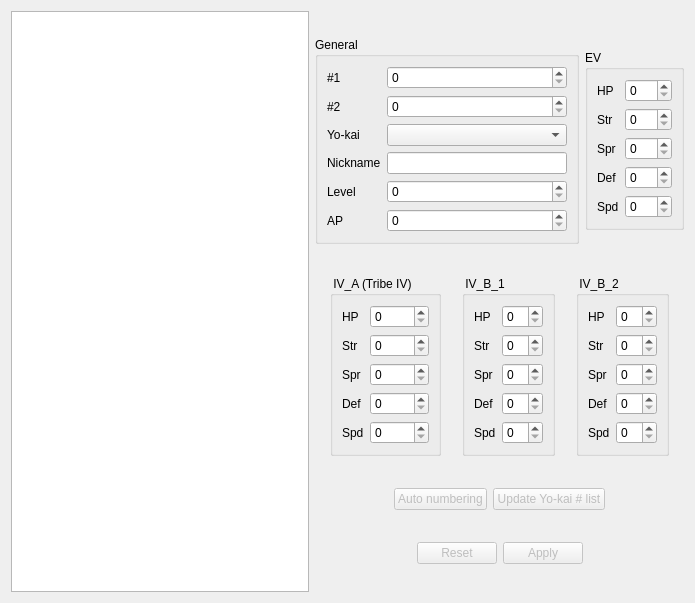
<?xml version="1.0" encoding="UTF-8"?>
<ui version="4.0">
 <class>YoukaiTab</class>
 <widget class="QWidget" name="YoukaiTab">
  <property name="geometry">
   <rect>
    <x>0</x>
    <y>0</y>
    <width>695</width>
    <height>603</height>
   </rect>
  </property>
  <property name="windowTitle">
   <string notr="true">Form</string>
  </property>
  <layout class="QHBoxLayout" name="horizontalLayout_5">
   <item>
    <widget class="QListWidget" name="listWidget">
     <property name="minimumSize">
      <size>
       <width>200</width>
       <height>0</height>
      </size>
     </property>
    </widget>
   </item>
   <item>
    <layout class="QVBoxLayout" name="verticalLayout">
     <item>
      <layout class="QHBoxLayout" name="horizontalLayout_2">
       <item>
        <widget class="QGroupBox" name="groupBox_4">
         <property name="title">
          <string>General</string>
         </property>
         <layout class="QHBoxLayout" name="horizontalLayout_4">
          <item>
           <layout class="QFormLayout" name="formLayout">
            <item row="4" column="0">
             <widget class="QLabel" name="label_3">
              <property name="text">
               <string>Yo-kai</string>
              </property>
             </widget>
            </item>
            <item row="4" column="1">
             <widget class="QComboBox" name="youkaiCB">
              <property name="minimumSize">
               <size>
                <width>180</width>
                <height>0</height>
               </size>
              </property>
             </widget>
            </item>
            <item row="6" column="0">
             <widget class="QLabel" name="label_4">
              <property name="text">
               <string>Nickname</string>
              </property>
             </widget>
            </item>
            <item row="6" column="1">
             <widget class="QLineEdit" name="nicknameEdit">
              <property name="minimumSize">
               <size>
                <width>170</width>
                <height>0</height>
               </size>
              </property>
             </widget>
            </item>
            <item row="7" column="0">
             <widget class="QLabel" name="label_7">
              <property name="text">
               <string>Level</string>
              </property>
             </widget>
            </item>
            <item row="7" column="1">
             <widget class="QSpinBox" name="levelSB">
              <property name="minimum">
               <number>0</number>
              </property>
              <property name="maximum">
               <number>255</number>
              </property>
             </widget>
            </item>
            <item row="8" column="0">
             <widget class="QLabel" name="label_10">
              <property name="text">
               <string extracomment="AP stands for &quot;attitude point&quot;">AP</string>
              </property>
             </widget>
            </item>
            <item row="8" column="1">
             <widget class="QSpinBox" name="evSB">
              <property name="maximum">
               <number>300</number>
              </property>
             </widget>
            </item>
            <item row="2" column="0">
             <widget class="QLabel" name="label">
              <property name="text">
               <string>#1</string>
              </property>
             </widget>
            </item>
            <item row="2" column="1">
             <widget class="QSpinBox" name="num1SB">
              <property name="maximum">
               <number>65535</number>
              </property>
             </widget>
            </item>
            <item row="3" column="0">
             <widget class="QLabel" name="label_2">
              <property name="text">
               <string>#2</string>
              </property>
             </widget>
            </item>
            <item row="3" column="1">
             <widget class="QSpinBox" name="num2SB">
              <property name="maximum">
               <number>65535</number>
              </property>
             </widget>
            </item>
           </layout>
          </item>
         </layout>
        </widget>
       </item>
       <item>
        <widget class="QGroupBox" name="groupBox_5">
         <property name="sizePolicy">
          <sizepolicy hsizetype="Fixed" vsizetype="Fixed">
           <horstretch>0</horstretch>
           <verstretch>0</verstretch>
          </sizepolicy>
         </property>
         <property name="title">
          <string>EV</string>
         </property>
         <layout class="QVBoxLayout" name="verticalLayout_9">
          <item>
           <layout class="QFormLayout" name="formLayout_4">
            <item row="0" column="0">
             <widget class="QLabel" name="label_22">
              <property name="text">
               <string>HP</string>
              </property>
             </widget>
            </item>
            <item row="0" column="1">
             <widget class="QSpinBox" name="EV_HPSB">
              <property name="maximum">
               <number>127</number>
              </property>
             </widget>
            </item>
            <item row="1" column="0">
             <widget class="QLabel" name="label_23">
              <property name="text">
               <string>Str</string>
              </property>
             </widget>
            </item>
            <item row="1" column="1">
             <widget class="QSpinBox" name="EV_StrSB">
              <property name="maximum">
               <number>127</number>
              </property>
             </widget>
            </item>
            <item row="2" column="0">
             <widget class="QLabel" name="label_24">
              <property name="text">
               <string>Spr</string>
              </property>
             </widget>
            </item>
            <item row="2" column="1">
             <widget class="QSpinBox" name="EV_SprSB">
              <property name="maximum">
               <number>127</number>
              </property>
             </widget>
            </item>
            <item row="3" column="0">
             <widget class="QLabel" name="label_25">
              <property name="text">
               <string>Def</string>
              </property>
             </widget>
            </item>
            <item row="3" column="1">
             <widget class="QSpinBox" name="EV_DefSB">
              <property name="maximum">
               <number>127</number>
              </property>
             </widget>
            </item>
            <item row="4" column="0">
             <widget class="QLabel" name="label_26">
              <property name="text">
               <string>Spd</string>
              </property>
             </widget>
            </item>
            <item row="4" column="1">
             <widget class="QSpinBox" name="EV_SpdSB">
              <property name="maximum">
               <number>127</number>
              </property>
             </widget>
            </item>
           </layout>
          </item>
         </layout>
        </widget>
       </item>
      </layout>
     </item>
     <item>
      <layout class="QHBoxLayout" name="horizontalLayout">
       <item>
        <widget class="QGroupBox" name="groupBox">
         <property name="sizePolicy">
          <sizepolicy hsizetype="Fixed" vsizetype="Fixed">
           <horstretch>0</horstretch>
           <verstretch>0</verstretch>
          </sizepolicy>
         </property>
         <property name="title">
          <string> IV_A (Tribe IV)</string>
         </property>
         <layout class="QVBoxLayout" name="verticalLayout_6">
          <item>
           <layout class="QFormLayout" name="formLayout_2">
            <item row="0" column="0">
             <widget class="QLabel" name="label_5">
              <property name="text">
               <string>HP</string>
              </property>
             </widget>
            </item>
            <item row="0" column="1">
             <widget class="QSpinBox" name="IVA_HPSB">
              <property name="maximum">
               <number>127</number>
              </property>
             </widget>
            </item>
            <item row="1" column="0">
             <widget class="QLabel" name="label_6">
              <property name="text">
               <string>Str</string>
              </property>
             </widget>
            </item>
            <item row="1" column="1">
             <widget class="QSpinBox" name="IVA_StrSB">
              <property name="maximum">
               <number>127</number>
              </property>
             </widget>
            </item>
            <item row="2" column="0">
             <widget class="QLabel" name="label_8">
              <property name="text">
               <string>Spr</string>
              </property>
             </widget>
            </item>
            <item row="2" column="1">
             <widget class="QSpinBox" name="IVA_SprSB">
              <property name="maximum">
               <number>127</number>
              </property>
             </widget>
            </item>
            <item row="3" column="0">
             <widget class="QLabel" name="label_9">
              <property name="text">
               <string>Def</string>
              </property>
             </widget>
            </item>
            <item row="3" column="1">
             <widget class="QSpinBox" name="IVA_DefSB">
              <property name="maximum">
               <number>127</number>
              </property>
             </widget>
            </item>
            <item row="4" column="0">
             <widget class="QLabel" name="label_11">
              <property name="text">
               <string>Spd</string>
              </property>
             </widget>
            </item>
            <item row="4" column="1">
             <widget class="QSpinBox" name="IVA_SpdSB">
              <property name="maximum">
               <number>127</number>
              </property>
             </widget>
            </item>
           </layout>
          </item>
         </layout>
        </widget>
       </item>
       <item>
        <widget class="QGroupBox" name="groupBox_2">
         <property name="sizePolicy">
          <sizepolicy hsizetype="Fixed" vsizetype="Fixed">
           <horstretch>0</horstretch>
           <verstretch>0</verstretch>
          </sizepolicy>
         </property>
         <property name="title">
          <string> IV_B_1</string>
         </property>
         <layout class="QVBoxLayout" name="verticalLayout_7">
          <item>
           <layout class="QFormLayout" name="formLayout_3">
            <item row="0" column="0">
             <widget class="QLabel" name="label_12">
              <property name="text">
               <string>HP</string>
              </property>
             </widget>
            </item>
            <item row="0" column="1">
             <widget class="QSpinBox" name="IVB1_HPSB">
              <property name="maximum">
               <number>15</number>
              </property>
             </widget>
            </item>
            <item row="1" column="0">
             <widget class="QLabel" name="label_13">
              <property name="text">
               <string>Str</string>
              </property>
             </widget>
            </item>
            <item row="1" column="1">
             <widget class="QSpinBox" name="IVB1_StrSB">
              <property name="maximum">
               <number>15</number>
              </property>
             </widget>
            </item>
            <item row="2" column="0">
             <widget class="QLabel" name="label_14">
              <property name="text">
               <string>Spr</string>
              </property>
             </widget>
            </item>
            <item row="2" column="1">
             <widget class="QSpinBox" name="IVB1_SprSB">
              <property name="maximum">
               <number>15</number>
              </property>
             </widget>
            </item>
            <item row="3" column="0">
             <widget class="QLabel" name="label_15">
              <property name="text">
               <string>Def</string>
              </property>
             </widget>
            </item>
            <item row="3" column="1">
             <widget class="QSpinBox" name="IVB1_DefSB">
              <property name="maximum">
               <number>15</number>
              </property>
             </widget>
            </item>
            <item row="4" column="0">
             <widget class="QLabel" name="label_16">
              <property name="text">
               <string>Spd</string>
              </property>
             </widget>
            </item>
            <item row="4" column="1">
             <widget class="QSpinBox" name="IVB1_SpdSB">
              <property name="maximum">
               <number>15</number>
              </property>
             </widget>
            </item>
           </layout>
          </item>
         </layout>
        </widget>
       </item>
       <item>
        <widget class="QGroupBox" name="groupBox_3">
         <property name="sizePolicy">
          <sizepolicy hsizetype="Fixed" vsizetype="Fixed">
           <horstretch>0</horstretch>
           <verstretch>0</verstretch>
          </sizepolicy>
         </property>
         <property name="title">
          <string> IV_B_2</string>
         </property>
         <layout class="QVBoxLayout" name="verticalLayout_8">
          <item>
           <layout class="QFormLayout" name="formLayout_5">
            <item row="0" column="0">
             <widget class="QLabel" name="label_17">
              <property name="text">
               <string>HP</string>
              </property>
             </widget>
            </item>
            <item row="0" column="1">
             <widget class="QSpinBox" name="IVB2_HPSB">
              <property name="maximum">
               <number>15</number>
              </property>
             </widget>
            </item>
            <item row="1" column="0">
             <widget class="QLabel" name="label_18">
              <property name="text">
               <string>Str</string>
              </property>
             </widget>
            </item>
            <item row="1" column="1">
             <widget class="QSpinBox" name="IVB2_StrSB">
              <property name="maximum">
               <number>15</number>
              </property>
             </widget>
            </item>
            <item row="2" column="0">
             <widget class="QLabel" name="label_19">
              <property name="text">
               <string>Spr</string>
              </property>
             </widget>
            </item>
            <item row="2" column="1">
             <widget class="QSpinBox" name="IVB2_SprSB">
              <property name="maximum">
               <number>15</number>
              </property>
             </widget>
            </item>
            <item row="3" column="0">
             <widget class="QLabel" name="label_20">
              <property name="text">
               <string>Def</string>
              </property>
             </widget>
            </item>
            <item row="3" column="1">
             <widget class="QSpinBox" name="IVB2_DefSB">
              <property name="maximum">
               <number>15</number>
              </property>
             </widget>
            </item>
            <item row="4" column="0">
             <widget class="QLabel" name="label_21">
              <property name="text">
               <string>Spd</string>
              </property>
             </widget>
            </item>
            <item row="4" column="1">
             <widget class="QSpinBox" name="IVB2_SpdSB">
              <property name="maximum">
               <number>15</number>
              </property>
             </widget>
            </item>
           </layout>
          </item>
         </layout>
        </widget>
       </item>
      </layout>
     </item>
     <item>
      <layout class="QHBoxLayout" name="horizontalLayout_8">
       <item>
        <spacer name="horizontalSpacer_3">
         <property name="orientation">
          <enum>Qt::Horizontal</enum>
         </property>
         <property name="sizeHint" stdset="0">
          <size>
           <width>40</width>
           <height>20</height>
          </size>
         </property>
        </spacer>
       </item>
       <item>
        <widget class="QPushButton" name="autoNumberingButton">
         <property name="enabled">
          <bool>false</bool>
         </property>
         <property name="text">
          <string>Auto numbering</string>
         </property>
        </widget>
       </item>
       <item>
        <widget class="QPushButton" name="youkaiNumApplyB">
         <property name="enabled">
          <bool>false</bool>
         </property>
         <property name="text">
          <string>Update Yo-kai # list</string>
         </property>
        </widget>
       </item>
       <item>
        <spacer name="horizontalSpacer_4">
         <property name="orientation">
          <enum>Qt::Horizontal</enum>
         </property>
         <property name="sizeHint" stdset="0">
          <size>
           <width>40</width>
           <height>20</height>
          </size>
         </property>
        </spacer>
       </item>
      </layout>
     </item>
     <item>
      <layout class="QHBoxLayout" name="horizontalLayout_3">
       <item>
        <spacer name="horizontalSpacer">
         <property name="orientation">
          <enum>Qt::Horizontal</enum>
         </property>
         <property name="sizeHint" stdset="0">
          <size>
           <width>40</width>
           <height>20</height>
          </size>
         </property>
        </spacer>
       </item>
       <item>
        <widget class="QPushButton" name="resetButton">
         <property name="enabled">
          <bool>false</bool>
         </property>
         <property name="text">
          <string>Reset</string>
         </property>
        </widget>
       </item>
       <item>
        <widget class="QPushButton" name="applyButton">
         <property name="enabled">
          <bool>false</bool>
         </property>
         <property name="text">
          <string>Apply</string>
         </property>
        </widget>
       </item>
       <item>
        <spacer name="horizontalSpacer_2">
         <property name="orientation">
          <enum>Qt::Horizontal</enum>
         </property>
         <property name="sizeHint" stdset="0">
          <size>
           <width>40</width>
           <height>20</height>
          </size>
         </property>
        </spacer>
       </item>
      </layout>
     </item>
    </layout>
   </item>
  </layout>
 </widget>
 <resources/>
 <connections/>
</ui>
